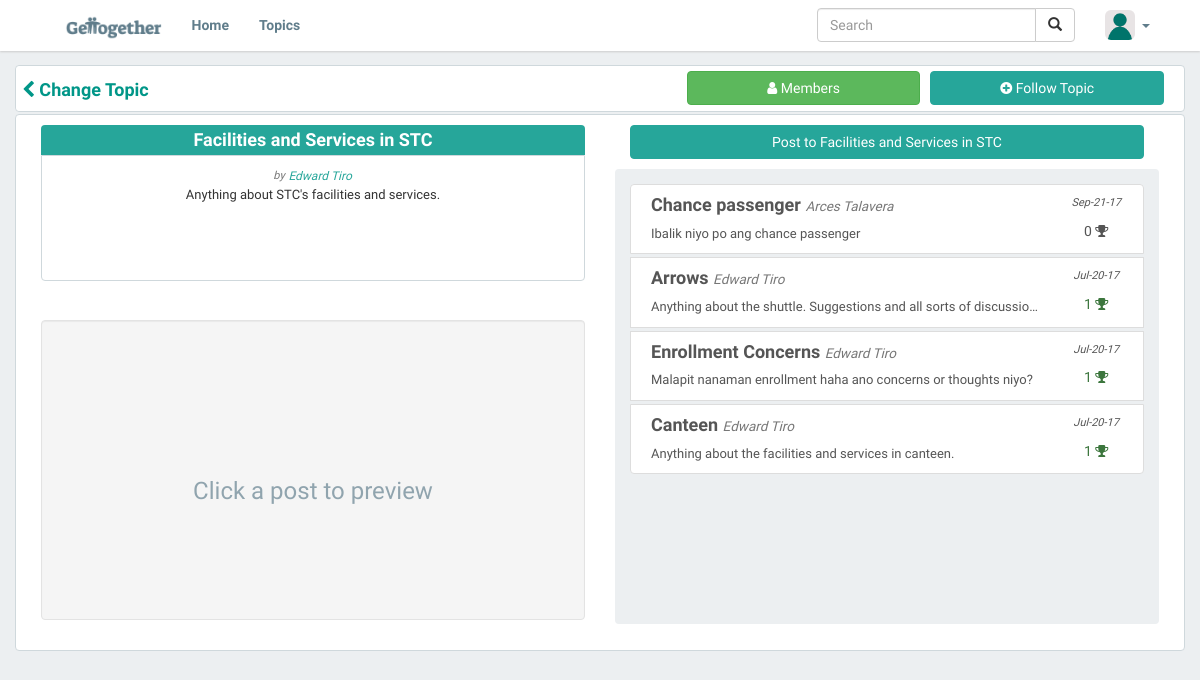
The app's page /topic/view/33 with its own data.
### tables this page shows
CREATE TABLE `tbl_topics` (
  `topic_id` int(11) NOT NULL,
  `creator_id` int(11) NOT NULL,
  `topic_name` varchar(35) NOT NULL,
  `topic_description` varchar(256) NOT NULL,
  `date_created` datetime DEFAULT NULL,
  `is_cancelled` int(1) NOT NULL DEFAULT '0'
);

CREATE TABLE `tbl_users` (
  `user_id` int(11) NOT NULL,
  `email` varchar(45) NOT NULL,
  `password` varchar(64) NOT NULL,
  `first_name` varchar(25) NOT NULL,
  `last_name` varchar(25) NOT NULL,
  `birthdate` date DEFAULT NULL,
  `role_id` int(11) DEFAULT NULL,
  `is_enabled` int(1) NOT NULL,
  `is_online` binary(1) DEFAULT NULL,
  `profile_url` varchar(100) DEFAULT NULL,
  `session_id` varchar(45) DEFAULT NULL,
  `description` varchar(75) DEFAULT NULL
);

CREATE TABLE `tbl_posts` (
  `post_id` int(11) NOT NULL,
  `root_id` int(11) NOT NULL,
  `parent_id` int(11) NOT NULL,
  `user_id` int(11) NOT NULL,
  `topic_id` int(11) NOT NULL,
  `post_title` varchar(100) DEFAULT '""',
  `post_content` varchar(16000) NOT NULL,
  `date_posted` datetime NOT NULL,
  `is_deleted` int(1) NOT NULL DEFAULT '0'
);

### application/controllers/topic.php (called while the page is built, shortened)
<?php
class Topic extends CI_Controller {
    public function view() {
        $logged_user = $_SESSION['logged_user'];
        $topic_id = $this->uri->segment(3);
        if ($topic_id) {
            $this->load->model('topic_model', 'topics');
            $this->load->model('notification_model', 'notifs');
            $topic = $this->topics->get_topic(true, $topic_id);
            if ($topic) {
                $data['is_followed'] = $this->topics->check_follow($topic->topic_id, $logged_user->user_id);
                $data['is_moderated'] = $this->topics->check_moderated($topic->topic_id, $logged_user->user_id);
                $data['has_requested'] = $this->notifs->check_request($logged_user->user_id, $topic->topic_id);
                $this->load->view('pages/topic_page', $data);
            } else {
                $this->load->view('errors/error_404');
            }
        } else {
            $this->load->view('errors/error_404');
        }
    }
}

### index.php (called while the page is built, shortened)
<?php
require_once BASEPATH.'core/CodeIgniter.php';

### application/models/topic_model.php (called while the page is built, shortened)
<?php
class Topic_model extends CI_Model {
    public function get_topic($load_posts, $id) {
        $topic = $this->db->get_where('tbl_topics', array('topic_id' => $id))->row();
        if ($load_posts) {
            $topic->posts = $this->posts->get_topic_posts($topic->topic_id);
            $topic->followers = $this->users->get_topic_followers($topic->topic_id);
            $topic->moderators = $this->users->get_topic_moderators($topic->topic_id);
            $topic->nonfollowers = $this->users->get_nonfollowers($topic->topic_id);
            $topic->nonmoderators = $this->users->get_nonmoderators($topic->topic_id);
        }
        $topic->user = $this->users->get_user(false, false, array('user_id' => $topic->creator_id));
        return $topic;
    }
    public function check_follow($topic_id, $user_id) {
        $is_followed = $this->db->get_where('tbl_topic_follower', array('topic_id' => $topic_id, 'user_id' => $user_id))->row();
        return $is_followed;
    }
}

### application/models/user_model.php (called while the page is built, shortened)
<?php
class User_model extends CI_Model {
    public function get_user($load_topics, $load_activities, $fields = array()) {
        $query = $this->db->get_where('tbl_users', $fields);
        $user = $query->row();
        return $user;
    }
    public function get_topic_followers($topic_id) {
        $this->db->select('*');
        $this->db->from('tbl_users');
        $this->db->join('tbl_topic_follower', 'tbl_topic_follower.user_id = tbl_users.user_id');
        $this->db->where(array('tbl_topic_follower.topic_id' => $topic_id));
        $query = $this->db->order_by('tbl_users.first_name', 'ASC')->get();
        return $query->result();
    }
    public function get_topic_moderators($topic_id) {
        $this->db->select('*');
        $this->db->from('tbl_users u');
        $this->db->join('tbl_topic_moderator tm', 'tm.user_id = u.user_id');
        $this->db->where(array('tm.topic_id' => $topic_id));
        $query = $this->db->order_by('u.first_name', 'ASC')->get();
        return $query->result();
    }
    public function get_nonfollowers($topic_id) {
        $this->db->select("tf.user_id")
                ->from("tbl_topic_follower tf")
                ->join("tbl_topics t", "tf.topic_id = t.topic_id")
                ->where("tf.topic_id = ", $topic_id);
        $subjoin = $this->db->get_compiled_select();
        $this->db->select("u.user_id, u.first_name, u.last_name, u.profile_url")
                ->from("tbl_users u")
                ->join("($subjoin) sub", "u.user_id = sub.user_id", "left outer")
                ->where("sub.user_id is null")
                ->where("u.is_enabled = ", true)
                ->where("u.role_id = ", 2);
        $non_followers = $this->db->get()->result();
        return $non_followers;
    }
    public function get_nonmoderators($topic_id) {
        $this->db->select("tm.user_id")
                ->from("tbl_topic_moderator tm")
                ->join("tbl_topics t", "tm.topic_id = t.topic_id")
                ->where("tm.topic_id = ", $topic_id);
        $subjoin = $this->db->get_compiled_select();
        $this->db->select("u.user_id, u.first_name, u.last_name, u.profile_url")
                ->from("tbl_users u")
                ->join("($subjoin) sub", "u.user_id = sub.user_id", "left outer")
                ->where("sub.user_id is null")
                ->where("u.is_enabled = ", true)
                ->where("u.role_id = ", 2);
        $non_moderators = $this->db->get()->result();
        return $non_moderators;
    }
}

### application/models/post_model.php (called while the page is built, shortened)
<?php
class Post_model extends CI_Model {
    public function get_topic_posts($topic_id) {
        $query = $this->db->order_by('date_posted', 'DESC')->get_where('tbl_posts', array('topic_id' => $topic_id, 'parent_id' => 0));
        $posts = $query->result();
        foreach ($posts as $post) {
            $post->user = $this->users->get_user(false, false, array('user_id' => $post->user_id));
            $post->vote_count = $this->get_vote_count($post->post_id);
        }
        return $posts;
    }
    public function get_vote_count($post_id) {
        $this->db->select('SUM(vote_type) as vote_count', FALSE);
        $this->db->where("post_id = ", $post_id);
        $vote_count = $this->db->get("tbl_post_vote")->row()->vote_count;
        return $vote_count;
    }
}

### application/views/pages/topic_page.php (shortened to what this page needs)
<?php
include(APPPATH . 'views/header.php');
$c_topic = $_SESSION['current_topic'];
?>
<body>
    <?php
    include(APPPATH . 'views/navigation_bar.php');
    ?>
    <div id = "topic-page" class = "container page" style = "min-height: 100%; height: 100%;">
        <div class = "row">
            <div id = "topic-heading" class = "col-md-12 content-container no-padding">
                <a class = "btn btn-topic-header" href="<?php echo base_url('topic'); ?>">
                    <h4 class = "pull-left topic-header-title no-padding" style = "margin-top: 3px; margin-bottom: 0px;">
                        <strong class = "text-info"><i class = "fa fa-chevron-left"></i>
                            Change Topic
                        </strong>
                    </h4>
                </a>
                <?php if (!$is_followed): ?>
                    <button id = "topic-follow-btn" class = "btn btn-md pull-right btn-primary" style = "margin: 5px; margin-right: 20px; width: 20%" value = "<?php echo $c_topic->topic_id ?>">
                        <i class = "fa fa-plus-circle"></i> Follow Topic
                    <?php else: ?>
                        <button id = "topic-follow-btn" class = "btn btn-md pull-right btn-danger" style = "margin: 5px; margin-right: 20px; width: 20%" value = "<?php echo $c_topic->topic_id ?>">
                            <i class = "fa fa-minus-circle"></i> Unfollow Topic
                        <?php endif; ?>
                    </button>
                    <a class = "btn btn-success pull-right btn-md" style = "margin: 5px; width: 20%" href = "#topic-members-modal" data-toggle = "modal">
                        <i class = "fa fa-user"></i> Members
                    </a>
            </div>
        </div>
        <div class = "row">
            <div class = "col-md-12 content-container">
                <div class = "col-sm-6">
                    <div class = "col-sm-12 topic-description-div no-padding">
                        <h4 class = "no-margin text-center user-topic-header topic-intro-header">
                            <strong><?php echo utf8_decode($c_topic->topic_name); ?></strong>
                        </h4>
                        <div class = "content-container topic-intro-content">
                            <p id = "desc-creator" class = "no-margin text-muted" align = "center">
                                <small><i>by <a class = "btn btn-link btn-xs no-padding no-margin" href = "<?php echo base_url('user/profile/' . $c_topic->user->user_id); ?>"><?php echo $c_topic->user->first_name . " " . $c_topic->user->last_name; ?></a></i></small>
                            </p>
                            <p id = "desc-container" class = "no-margin wrap text-center">
                                <?php echo utf8_decode($c_topic->topic_description); ?>
                            </p>
                        </div>
                    </div>
                    <div id = "preview-div" class = "col-sm-12 well topic-preview-div">
                        <div id = "no-preview"class = "topic-no-preview text-center">
                            <span><h3>Click a post to preview</h3></span>
                        </div>
                    </div>
                </div>
                <div class = "col-sm-6 topic-preview-div">
                    <div class = "col-xs-12">
                        <button class = "btn btn-primary btn-block" href="#create-post-modal" data-toggle = "modal">Post to <?php echo utf8_decode($c_topic->topic_name); ?></button>
                    </div>
                    <div class = "col-xs-12 topic-post-list">
                        <div class = "list-group" style = "padding-top: 15px;">
                            <?php
                            foreach ($c_topic->posts as $post):
                                $text_class = '';
                                if ($post->vote_count > 0) {
                                    $text_class = 'text-success';
                                } else if ($post->vote_count < 0) {
                                    $text_class = 'text-danger';
                                }
                                ?>
                                <a href = "javascript: void(0);" class = "btn btn-link list-group-item list-entry no-up-down-pad topic-post-entry" data-value = "<?php echo $post->post_id; ?>">
                                    <div class = "row">
                                        <div class = "col-xs-10">
                                            <h4 class = "ellipsis"><strong><?php echo utf8_decode($post->post_title); ?></strong> <small><i><?php echo $post->user->first_name . " " . $post->user->last_name; ?></i></small></h4>
                                            <p class = "ellipsis"><?php echo utf8_decode($post->post_content); ?></p>
                                        </div>
                                        <div class = "col-xs-2 text-center" style = "padding: 0px;">
                                            <p style = "padding-top: 10px; font-size: 11px;"><i><?php echo date("M-d-y", strtotime($post->date_posted)); ?></i></p>
                                            <span class = "vote-count <?php echo $text_class ?>"><?php echo $post->vote_count ? $post->vote_count : '0'; ?> <i class = "fa fa-trophy"></i></span>
                                        </div>
                                    </div>
                                </a>
                            <?php endforeach; ?>
                        </div>
                    </div>
                </div>
            </div>
        </div>
    </div>

### css/style.css (style rules this page uses)
body { background-color: #ECEFF1; font-family: 'Muli', 'Cabin', sans-serif; }
.page { margin-top: 65px; margin-bottom: 50px; }
.content-container { background-color: white; margin-bottom: 2px; border-radius: 4px; padding: 10px; border: 1px solid #CFD8DC; }
.list-entry { text-align: left; margin-bottom: 3px; padding: 8px 20px; }
.topic-preview-div { height: 300px; }
.topic-description-div { height: 195px; padding: 5px; margin-bottom: 0px; }
.topic-no-preview { position: absolute; top: 0; left: 0; right: 0; bottom: 0; margin: auto; }
.topic-no-preview span > h3 { line-height: 300px; text-align: center; color: #90A4AE; }
.topic-post-list { background-color: #ECEFF1; border-radius: 4px; margin-top: 10px; height: 455px; overflow-y: auto; }
.user-topic-header { background-color: #26A69A; color: white; margin-top: 0px; padding: 5px; }
.topic-intro-header { border-top-left-radius: 4px; border-top-right-radius: 4px; }
.topic-intro-content { height: 65%; border-top-left-radius: 0px; margin-bottom: 5px; border-top-right-radius: 0px; }
.btn-topic-header { background-color: #ffffff; border-color: #ffffff; border-top-right-radius: 0px; border-bottom-right-radius: 0px; padding: 10px 5px; }
.no-margin { margin: 0px; }
.no-padding { padding: 0px; }
.no-up-down-pad { padding-top: 0px; padding-bottom: 0px; }
p { font-size: 13px; }
.wrap { word-wrap: break-word; white-space: normal; }
.ellipsis { overflow: hidden; white-space: nowrap; text-overflow: ellipsis; }

### records on screen
tbl_topics: topic_name "Facilities and Services in STC", topic_description "Anything about STC's facilities and services."
tbl_users: first_name "Edward", last_name "Tiro"
tbl_posts: $post->post_id 178 (drawn), post_title "Chance passenger", user.first_name "Arces", user.last_name "Talavera", post_content "Ibalik niyo po ang chance passenger", date_posted "Sep-21-17", shows "0"
tbl_posts: $post->post_id 121 (drawn), post_title "Arrows", user.first_name "Edward", user.last_name "Tiro", post_content "Anything about the shuttle. Suggestions and all sorts of discussio…", date_posted "Jul-20-17", vote_count "1"
tbl_posts: $post->post_id 120 (drawn), post_title "Enrollment Concerns", user.first_name "Edward", user.last_name "Tiro", post_content "Malapit nanaman enrollment haha ano concerns or thoughts niyo?", date_posted "Jul-20-17", vote_count "1"
tbl_posts: $post->post_id 119 (drawn), post_title "Canteen", user.first_name "Edward", user.last_name "Tiro", post_content "Anything about the facilities and services in canteen.", date_posted "Jul-20-17", vote_count "1"
